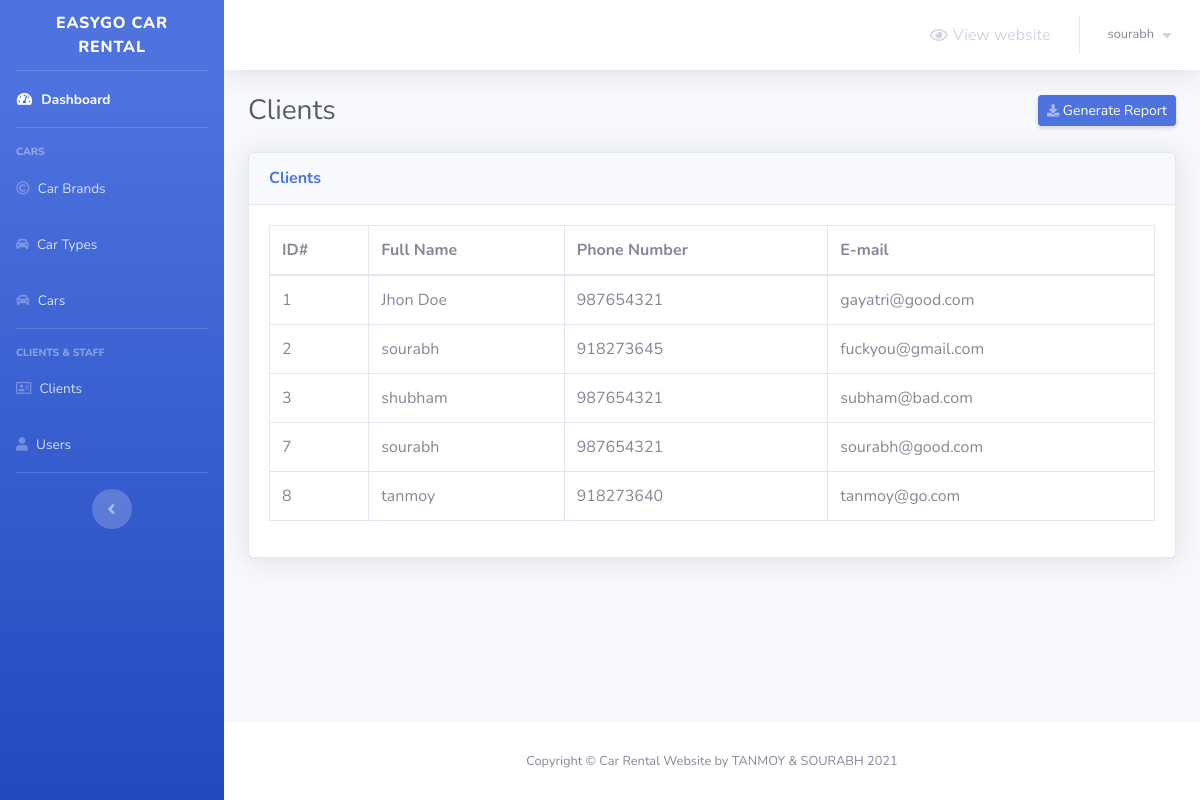
The app's page /admin/clients.php (signed in) with its own data.
### tables this page shows
CREATE TABLE `clients` (
  `client_id` int(10) NOT NULL,
  `full_name` varchar(30) NOT NULL,
  `client_email` varchar(100) NOT NULL,
  `client_phone` varchar(20) NOT NULL
);

### admin/clients.php (the view, shortened to what this page needs)
<?php
    include 'connect.php';
    include 'Includes/templates/header.php';
    if(isset($_SESSION['username_easygo_car_rental']) && isset($_SESSION['password_easygo_car_rental']))
    {
?>
        <div class="container-fluid">
            <div class="d-sm-flex align-items-center justify-content-between mb-4">
                <h1 class="h3 mb-0 text-gray-800">Clients</h1>
                <a href="#" class="d-none d-sm-inline-block btn btn-sm btn-primary shadow-sm">
                    <i class="fas fa-download fa-sm text-white-50"></i>
                    Generate Report
                </a>
            </div>
            <?php
                $stmt = $con->prepare("SELECT * FROM clients");
                $stmt->execute();
                $rows_clients = $stmt->fetchAll();
            ?>
            <div class="card shadow mb-4">
                <div class="card-header py-3">
                    <h6 class="m-0 font-weight-bold text-primary">Clients</h6>
                </div>
                <div class="card-body">
                    <div class="table-responsive">
                        <table class="table table-bordered">
                            <thead>
                                <tr>
                                    <th scope="col">ID#</th>
                                    <th scope="col">Full Name</th>
                                    <th scope="col">Phone Number</th>
                                    <th scope="col">E-mail</th>
                                </tr>
                            </thead>
                            <tbody>
                                <?php
                                    foreach($rows_clients as $client)
                                    {
                                        echo "<tr>";
                                            echo "<td>";
                                                echo $client['client_id'];
                                            echo "</td>";
                                            echo "<td>";
                                                echo $client['full_name'];
                                            echo "</td>";
                                            echo "<td>";
                                                echo $client['client_phone'];
                                            echo "</td>";
                                            echo "<td>";
                                                echo $client['client_email'];
                                            echo "</td>";
                                        echo "</tr>";
                                    }
                                ?>
                            </tbody>
                        </table>
                    </div>
                </div>
            </div>
        </div>
<?php
        include 'Includes/templates/footer.php';
    }
    else
    {
        header('Location: index.php');
        exit();
    }
?>

### records on screen
clients: client_id "1", full_name "Jhon Doe", client_phone "987654321", client_email "gayatri@good.com"
clients: client_id "2", full_name "sourabh", client_phone "918273645", client_email "fuckyou@gmail.com"
clients: client_id "3", full_name "shubham", client_phone "987654321", client_email "subham@bad.com"
clients: client_id "7", full_name "sourabh", client_phone "987654321", client_email "sourabh@good.com"
clients: client_id "8", full_name "tanmoy", client_phone "918273640", client_email "tanmoy@go.com"

### other values on screen
$_SESSION['username_easygo_car_rental'] "sourabh"
